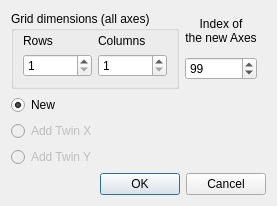
<?xml version="1.0" encoding="UTF-8"?>
<ui version="4.0">
 <class>AddAxesOptions</class>
 <widget class="QDialog" name="AddAxesOptions">
  <property name="geometry">
   <rect>
    <x>0</x>
    <y>0</y>
    <width>262</width>
    <height>197</height>
   </rect>
  </property>
  <property name="windowTitle">
   <string>Plo.Py - Add Axes</string>
  </property>
  <property name="modal">
   <bool>true</bool>
  </property>
  <layout class="QGridLayout" name="gridLayout_2" columnstretch="2,1">
   <item row="0" column="1">
    <widget class="QWidget" name="index_box" native="true">
     <layout class="QVBoxLayout" name="verticalLayout">
      <property name="leftMargin">
       <number>0</number>
      </property>
      <property name="topMargin">
       <number>0</number>
      </property>
      <item>
       <widget class="QLabel" name="index_label">
        <property name="text">
         <string>Index of
the new Axes</string>
        </property>
        <property name="alignment">
         <set>Qt::AlignCenter</set>
        </property>
       </widget>
      </item>
      <item>
       <widget class="QSpinBox" name="index">
        <property name="wrapping">
         <bool>true</bool>
        </property>
        <property name="minimum">
         <number>1</number>
        </property>
        <property name="maximum">
         <number>999</number>
        </property>
       </widget>
      </item>
     </layout>
    </widget>
   </item>
   <item row="0" column="0">
    <widget class="QGroupBox" name="dimensions_box">
     <property name="title">
      <string>Grid dimensions (all axes)</string>
     </property>
     <layout class="QGridLayout" name="gridLayout">
      <property name="topMargin">
       <number>3</number>
      </property>
      <item row="0" column="0">
       <widget class="QLabel" name="nrows_label">
        <property name="text">
         <string>Rows</string>
        </property>
       </widget>
      </item>
      <item row="0" column="1">
       <widget class="QLabel" name="ncols_label">
        <property name="text">
         <string>Columns</string>
        </property>
       </widget>
      </item>
      <item row="1" column="0">
       <widget class="QSpinBox" name="nrows">
        <property name="minimum">
         <number>1</number>
        </property>
       </widget>
      </item>
      <item row="1" column="1">
       <widget class="QSpinBox" name="ncols">
        <property name="minimum">
         <number>1</number>
        </property>
       </widget>
      </item>
     </layout>
    </widget>
   </item>
   <item row="5" column="0" colspan="2">
    <widget class="QDialogButtonBox" name="buttonBox">
     <property name="orientation">
      <enum>Qt::Horizontal</enum>
     </property>
     <property name="standardButtons">
      <set>QDialogButtonBox::Cancel|QDialogButtonBox::Ok</set>
     </property>
    </widget>
   </item>
   <item row="4" column="0">
    <spacer name="verticalSpacer">
     <property name="orientation">
      <enum>Qt::Vertical</enum>
     </property>
     <property name="sizeHint" stdset="0">
      <size>
       <width>20</width>
       <height>40</height>
      </size>
     </property>
    </spacer>
   </item>
   <item row="3" column="0" colspan="2">
    <widget class="QRadioButton" name="radio_twiny">
     <property name="enabled">
      <bool>false</bool>
     </property>
     <property name="toolTip">
      <string>Add a new Axes with a shared y axis and a unique x axis</string>
     </property>
     <property name="text">
      <string>Add Twin Y</string>
     </property>
    </widget>
   </item>
   <item row="2" column="0" colspan="2">
    <widget class="QRadioButton" name="radio_twinx">
     <property name="enabled">
      <bool>false</bool>
     </property>
     <property name="toolTip">
      <string>Add a new Axes with a shared x axis and a unique y axis</string>
     </property>
     <property name="text">
      <string>Add Twin X</string>
     </property>
    </widget>
   </item>
   <item row="1" column="0" colspan="2">
    <widget class="QRadioButton" name="radio_new">
     <property name="text">
      <string>New</string>
     </property>
     <property name="checked">
      <bool>true</bool>
     </property>
    </widget>
   </item>
  </layout>
 </widget>
 <tabstops>
  <tabstop>nrows</tabstop>
  <tabstop>ncols</tabstop>
  <tabstop>index</tabstop>
  <tabstop>radio_new</tabstop>
  <tabstop>radio_twinx</tabstop>
  <tabstop>radio_twiny</tabstop>
 </tabstops>
 <resources/>
 <connections>
  <connection>
   <sender>buttonBox</sender>
   <signal>accepted()</signal>
   <receiver>AddAxesOptions</receiver>
   <slot>accept()</slot>
   <hints>
    <hint type="sourcelabel">
     <x>257</x>
     <y>308</y>
    </hint>
    <hint type="destinationlabel">
     <x>157</x>
     <y>274</y>
    </hint>
   </hints>
  </connection>
  <connection>
   <sender>buttonBox</sender>
   <signal>rejected()</signal>
   <receiver>AddAxesOptions</receiver>
   <slot>reject()</slot>
   <hints>
    <hint type="sourcelabel">
     <x>291</x>
     <y>308</y>
    </hint>
    <hint type="destinationlabel">
     <x>286</x>
     <y>274</y>
    </hint>
   </hints>
  </connection>
 </connections>
</ui>
